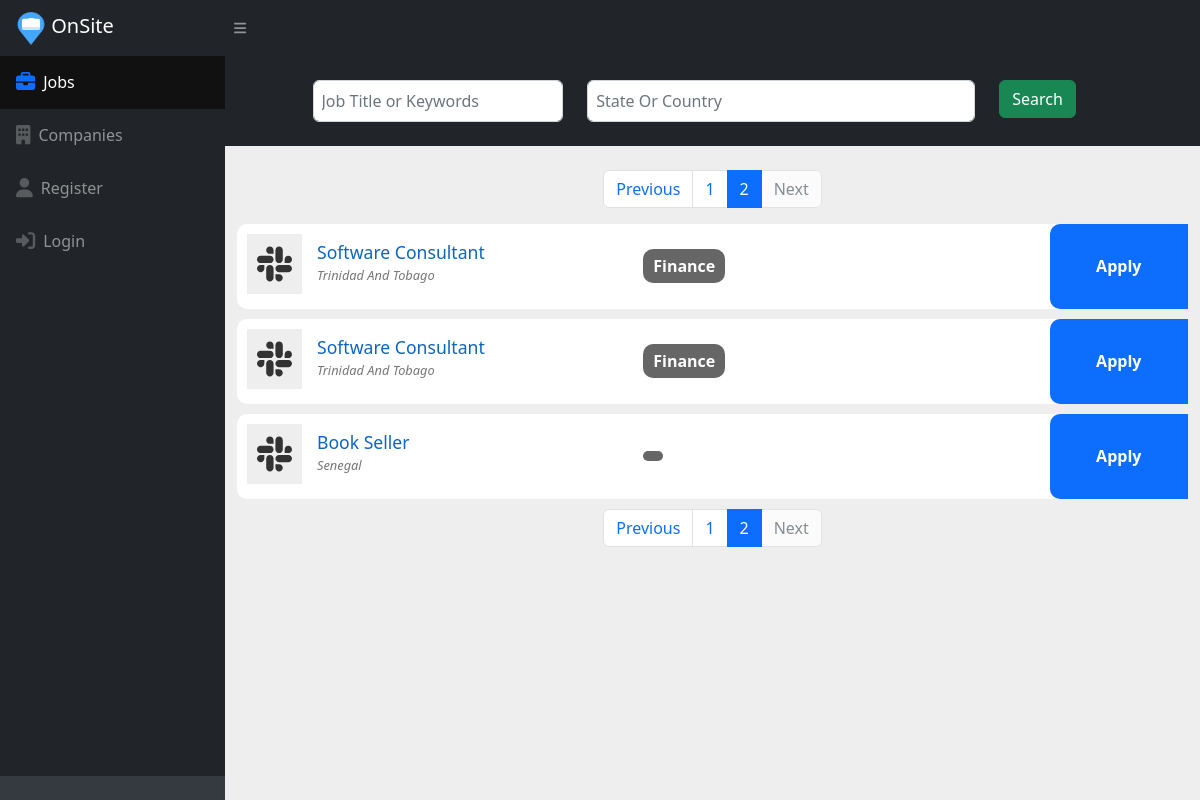
Page /jobs?page=2&job_title=&location= on the earlier database version.
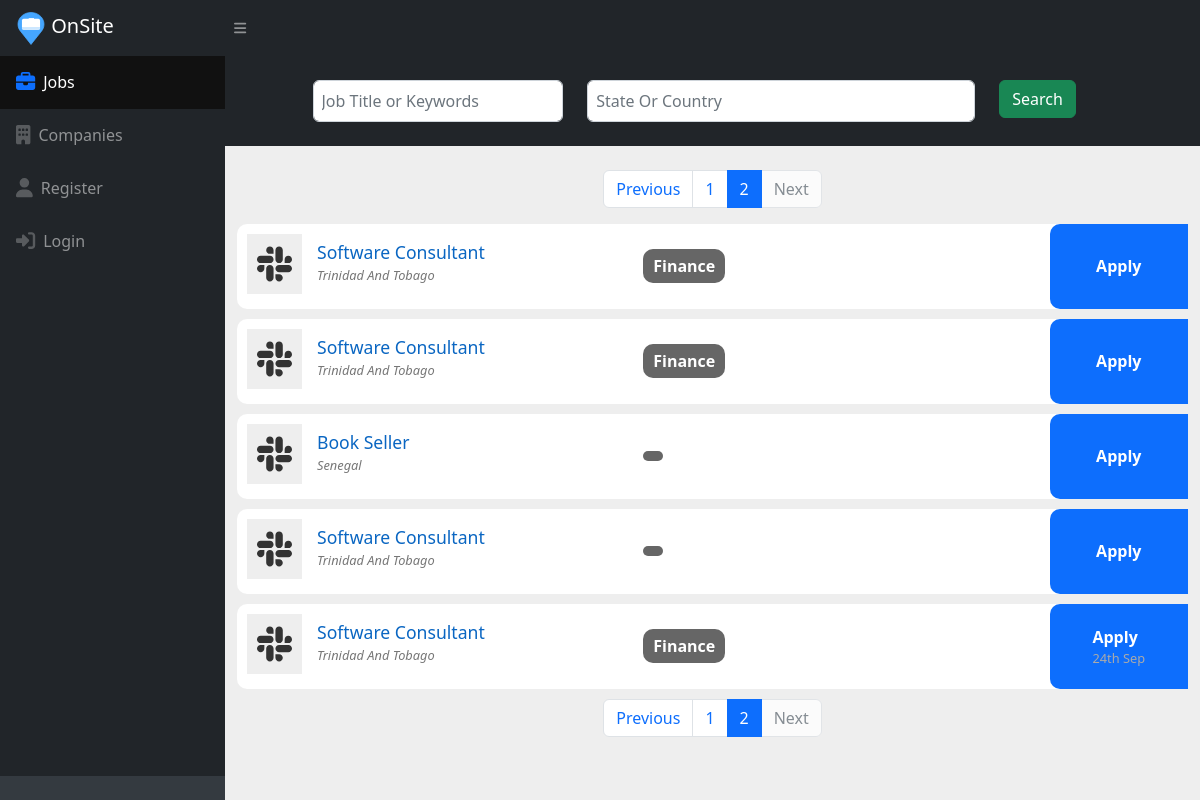
Same page on the later database version.
### app/models/job.py (models this page shows)
class JobHead(models.Model):
    title = models.ForeignKey(JobTitle, null=True, on_delete=models.SET_NULL)
    other_title =  models.CharField(max_length=255, null=True)
    location = models.ForeignKey(Location, on_delete=models.SET_NULL, null=True)
    department = models.ForeignKey(Department, on_delete=models.SET_NULL, null=True)
    other_department =  models.CharField(max_length=255, null=True)
    posted_on = models.DateTimeField(auto_now_add=True)
    salary_min = models.IntegerField(null=True)
    salary_max = models.IntegerField(null=True)
    experience_level =   models.CharField(max_length=15, choices=EXP_LEVEL, default="any")
    active_from = models.DateField(null=True)
    active_to = models.DateField(null=True)
    draft = models.BooleanField(default=False)
    created_by =  models.ForeignKey(User, on_delete=models.SET_NULL,null=True,  related_name="created_by")

### app/models/job_title.py (models this page shows, shortened)
class JobTitle(models.Model):
    name = models.CharField(max_length=100, unique=True)
    class Meta:
        indexes = [
            models.Index(fields=['name']),
        ]

### app/models/location.py (models this page shows)
class Location(models.Model):
    name = models.CharField(max_length=100, unique=True)
    loc_tyep = models.IntegerField()
    class Meta:
        indexes = [
            models.Index(fields=['name']),
        ]

### app/models/department.py (models this page shows)
class Department(models.Model):
    name = models.CharField(max_length=100, unique=True)

### app/public/views.py (the view)
# urls.py: path("jobs", views.jobs, name="jobs"),
def jobs(request):
    try:
        query = Q()
        if "job_title" in request.GET and request.GET["job_title"] != "":
            query &= Q(title__name__icontains=request.GET["job_title"])
        if "location" in request.GET and request.GET["location"] != "":
            query &= Q(location_id=request.GET["location"])
        if "page" in request.GET:
            page = int(request.GET["page"]) - 1
        jobs = JobHead.objects.filter(query).order_by('id')
        jobs_count = jobs.count()
        jobs = jobs[page * 10 : (page * 10) + 10]
    except Exception as e:
        return HttpResponseRedirect('/jobs?page=1&job_title=&location=')
    if len(jobs) != 0:
        pages = []
        for i in range(page+1 ,page - 2, -1):
            if i < 1:
                break
            pages.append(i)
        last = -(-jobs_count // 10) + 1
        for j in range(page+2, page + 4):
            if j  == last:
                break
            pages.append(j)
        pages.sort()
        last_page =  False
        if page + 2 == last:
            last_page = True
    else:
        pages = []
        last_page = True
    return render(request ,
                  "public/jobs.html",
                  {"jobs" : jobs,
                   "count": jobs_count,
                   "pages":pages,
                   "last_page" : last_page
                   })

### templates/public/jobs.html (shortened to what the changed rows need)
{% extends "../base.html"%}
{%load static%}
{% block body_block %}
<div id="layoutSidenav_content">
    <main>
        <br>
        <nav aria-label="Page navigation example">
            <ul class="pagination justify-content-center">
                {% for page in pages %}
                <li class="page-item {% if page|stringformat:'s' == request.GET.page %} active {% endif %}">
                    <a class="page-link" href="/jobs?page={{page}}&job_title={{request.GET.job_title}}&location={{request.GET.location}}">{{page}}
                    </a>
                </li>
                {% endfor %}
            </ul>
        </nav>
        <div class="container-fluid" id="recent_listings">
            {% for x in jobs %}
            <a href="/jobs/job/{{x.id}}/{{x.title.name}}">
                <div class="job">
                    <div class="row">
                        <div class="col sm-5 job_apply_head capitalize">
                            <div class="icon"><i class="fa-brands fa-slack"></i></div>
                            <div>
                                <h6 class="title">{{x.title.name}} </h6>
                                <div class="location "><em>{{x.location.name}}</em> </div>
                            </div>
                        </div>
                        <div class="col-sm-5 capitalize department">
                            <b>{{x.department.name}}</b>
                        </div>
                        <div class="col-sm-2 apply">
                            <div>
                                <div>
                                    <b>Apply</b> <br>
                                    <div class="deadline">{{x.active_to|date:"dS M" }}</div>
                                </div>
                            </div>
                        </div>
                    </div>
                </div>
            </a>
            {% endfor %}
        </div>
        <nav aria-label="Page navigation example">
            <ul class="pagination justify-content-center">
                {% for page in pages %}
                <li class="page-item {% if page|stringformat:'s' == request.GET.page %} active {% endif %}">
                    <a class="page-link" href="/jobs?page={{page}}&job_title={{request.GET.job_title}}&location={{request.GET.location}}">{{page}}
                    </a>
                </li>
                {% endfor %}
            </ul>
        </nav>
    </main>
</div>
{% endblock %}

Differences in the rows shown:
added JobHead: title.name "Software Consultant", location.name "Trinidad And Tobago"
added JobHead: title.name "Software Consultant", location.name "Trinidad And Tobago", department.name "Finance", active_to "24th Sep"
